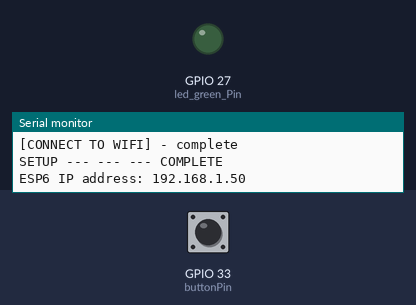
Simulated run of this sketch. Board: ESP32. Shown: output pins drawn as LEDs (lit = HIGH), the last lines printed to the serial monitor. Inputs (shaded band) come from the test bench; at power-on: GPIO 33 (buttonPin) LOW. WiFi joins after 1.5 s; servers stay silent unless stated.

Above: at 3.1 s.
3.2 s: GPIO 33 (buttonPin) pulled HIGH for 0.15 s
At 4.2 s:
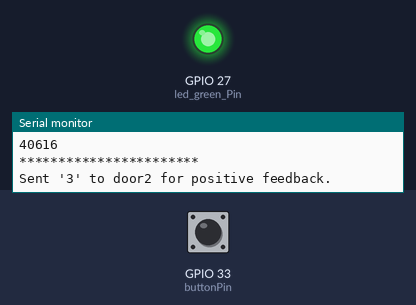
Timing chart, 0 to 6.2 s (numbered marks = the images above; inputs shaded):
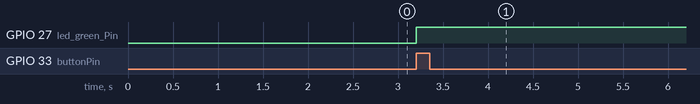

The sketch:

Esp_Btn_3_Exp_2.ino
```cpp
#include <Arduino.h>
#include <WiFi.h>
#include <WiFiUdp.h>

// ------------------- WIFI SETTINGS

// Rete Tino 2.4Ghz
IPAddress default_gateway(192, 168, 0, 1);   // IP Address of your WiFi Router (Gateway)
IPAddress default_subnet(255, 255, 255, 0);  // Subnet mask
IPAddress default_primaryDNS(8, 8, 8, 8);    // DNS 1
const IPAddress baseIP(192, 168, 0, 100);    //CAMBIO CON IP PC

// WIFI Name & pwd
#define WIFI_SSID "Physical Metaverse 2.4GHz"  // name of your wifi
#define WIFI_PSW "earthbound"         // password of your wifi

// UDP
#define MY_UDP_PORT 40616
#define IN_SIZE 255
#define OUT_SIZE 255

// COMMUNICATION
#define EMPTY_STRING ' '
#define DELIMITER '_'

// DEFAULT LED PINS
const uint8_t default_ledPinOn = 27;  // digital GPIO27
WiFiUDP UDP;
char in_packet[IN_SIZE];
char out_packet[OUT_SIZE];

// ESP STATIC IP -> ESP1 LED+BUTTON TASK
const IPAddress localIP(192, 168, 0, 10);  //6 LED+BUTTON RIGHT TASK 2

// IP Addresses for other devices
const IPAddress buttonWrong2IP(192, 168, 0, 9);  //5 LED+BUTTON WRONG TASK 2
const IPAddress door2IP(192, 168, 0, 11);  //7 door2 TASK 2
const IPAddress pcIP(192, 168, 0, 100);  // PC for Game Manager

// ------------------- WIFI
void setup_wifi() {

  // Prevent connecting to wifi based on previous configuration
  WiFi.disconnect();

  // setup with STATIC IP
  bool wifi_configured = false;
  while (!wifi_configured) {
    Serial.println("CONNECTING");
    if (!WiFi.config(localIP, default_gateway, default_subnet, default_primaryDNS)) {
      Serial.println("[CONNECT TO WIFI] - failed to configure STATIC IP");
      delay(1000);
    } else {
      wifi_configured = true;
      Serial.println("[CONNECT TO WIFI] - configured STATIC IP");
    }
  }

  // set the ESP32 to be a WiFi-client
  WiFi.mode(WIFI_STA);
  WiFi.begin(WIFI_SSID, WIFI_PSW);

  // Attempting connection to WiFi
  Serial.println("Trying to connect ...");
  while (WiFi.status() != WL_CONNECTED) {
    Serial.print(" .. not yet connected - current wifi status/connected status: ");
    Serial.print(WiFi.status());
    Serial.println("/");
    Serial.println(WL_CONNECTED);
  }

  // notify being connected to WiFi;
  Serial.print("Connected to Local Network - ESP IP: ");
  Serial.println(WiFi.localIP());

  WiFi.setAutoReconnect(true);
  WiFi.persistent(true);

  // Begin listening to UDP port
  UDP.begin(MY_UDP_PORT);
  Serial.print("UDP on:");
  Serial.println(MY_UDP_PORT);

  Serial.println("[CONNECT TO WIFI] - complete\n");
}

char read_UDP() {
  int packetSize = UDP.parsePacket();
  char msg = ' ';

  if (packetSize) {
    Serial.print("Received packet! Size: ");
    Serial.println(packetSize);
    int len = UDP.read(in_packet, IN_SIZE);  // the value is written in the BUFFER specified as the first argument ("in_packet" in our case)

    msg = (char)in_packet[0];
    Serial.println(msg);
  }

  return msg;
}

void sendMsg(String msg, IPAddress ip, int port) {
  Serial.println("***********************");
  Serial.println(ip);
  Serial.println(port);
  Serial.println("***********************");
  UDP.beginPacket(ip, port);
  UDP.print(msg);
  UDP.endPacket();
}

// ------------------- VARIABLES

int buttonState = 0;
int buttonPin = 33;
int led_green_Pin = 27;

// ------------------- MAIN

void setup() {

  // SERIAL
  Serial.begin(115200);
  delay(200);

  pinMode(buttonPin, INPUT);
  pinMode(led_green_Pin, OUTPUT);
  digitalWrite(led_green_Pin, LOW);  // Start with LED OFF

  Serial.println("SETUP --- --- --- BEGIN");

  setup_wifi();
  delay(200);

  Serial.println("SETUP --- --- --- COMPLETE");
  Serial.print("ESP6 IP address: ");
  Serial.println(WiFi.localIP());
}

void loop() {

  // Leggi lo stato del bottone
  buttonState = digitalRead(buttonPin);

  if (buttonState == HIGH) {
    // LED Verde ON
    digitalWrite(led_green_Pin, HIGH);
    delay(100);
    // Invia messaggio a door2 (ESP7)
    sendMsg("3", door2IP, MY_UDP_PORT);
    Serial.println("Sent '3' to door2 for positive feedback.");
  }
}
```

Measured:
- after the input at 3.2 s, GPIO 27 (led_green_Pin): LOW → HIGH at once
